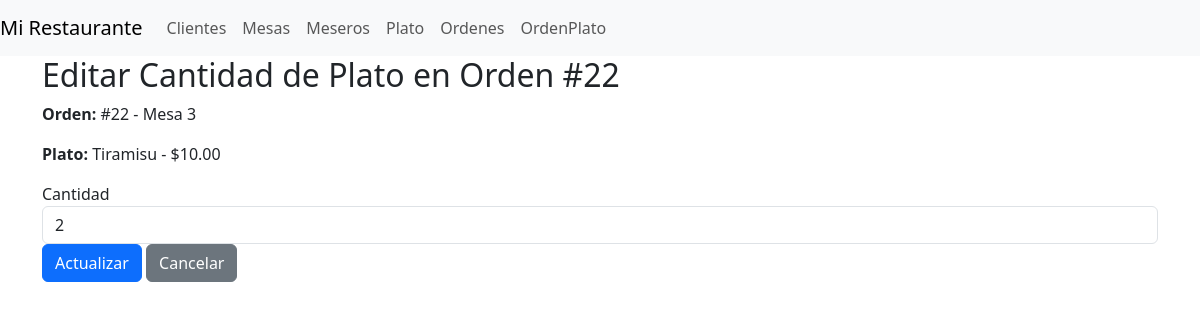
The app's page /restaurante/orden_platos/update/63/ with its own data.
### restaurante/models/ordenplato.py (models this page shows, shortened)
class OrdenPlato(models.Model):
    orden = models.ForeignKey(Orden, on_delete=models.CASCADE, related_name='orden_platos')
    plato = models.ForeignKey(Plato, on_delete=models.CASCADE)
    cantidad = models.PositiveIntegerField(default=1)

### restaurante/models/orden.py (models this page shows, shortened)
class Orden(models.Model):
    ESTADOS = (
        ('abierto', 'Abierto'),
        ('cerrado', 'Cerrado'),
    )
    mesero = models.ForeignKey(Mesero, on_delete=models.CASCADE)
    mesa = models.ForeignKey(Mesa, on_delete=models.CASCADE)
    cliente = models.ForeignKey(Cliente, on_delete=models.SET_NULL, null=True, blank=True)
    estado = models.CharField(max_length=10, choices=ESTADOS, default='abierto')
    fecha_creacion = models.DateTimeField(auto_now_add=True)

### restaurante/models/mesa.py (models this page shows, shortened)
class Mesa(models.Model):
    numero = models.IntegerField(unique=True)

### restaurante/models/plato.py (models this page shows, shortened)
class Plato(models.Model):
    nombre = models.CharField(max_length=100)
    descripcion = models.TextField()
    precio = models.DecimalField(max_digits=8, decimal_places=2)

### restaurante/views/ordenPlato_views.py (the view)
# urls.py: path("orden_platos/update/<int:id>/", views.orden_platos_update, name="orden_platos_update"),
def orden_platos_update(request, id):
    orden_plato = OrdenPlato.objects.get(id=id)
    if request.method == "POST":
        orden_plato.cantidad = request.POST.get("cantidad")
        orden_plato.save()
        return redirect("orden_platos")
    return render(request, "restaurante/ordenesPlatos/form.html", {"orden_plato": orden_plato})

### templates/restaurante/ordenesPlatos/form.html (shortened to what this page needs)
{% extends 'restaurante/base.html' %}
    {% block content %}
        <div class="container">
            <h2>Editar Cantidad de Plato en Orden #{{ orden_plato.orden.id }}</h2>
            <div class="mb-3">
                <p><strong>Orden:</strong> #{{ orden_plato.orden.id }} - Mesa {{ orden_plato.orden.mesa.numero }}</p>
                <p><strong>Plato:</strong> {{ orden_plato.plato.nombre }} - ${{ orden_plato.plato.precio }}</p>
            </div>
            <form method="post">
                <div class="form-group">
                    <label for="cantidad">Cantidad</label>
                    <input type="number" class="form-control" id="cantidad" name="cantidad" min="1"
                           value="{{ orden_plato.cantidad }}" required>
                </div>
                <button type="submit" class="btn btn-primary">Actualizar</button>
                <a href="{% url 'orden_platos' %}" class="btn btn-secondary">Cancelar</a>
            </form>
        </div>
    {% endblock %}

### records on screen
OrdenPlato: orden.id "22", orden.mesa.numero "3", plato.nombre "Tiramisu", plato.precio "10.00", cantidad "2"
